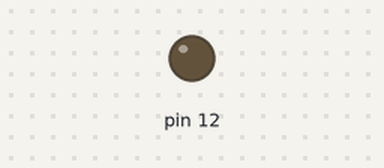
Bench run of a sketch on a simulated Arduino Uno, built with avr-gcc and run on an emulated ATmega328P. Shown: output pins drawn as LEDs (lit = HIGH).

Above: at 0.1 s.
At 0.6 s:
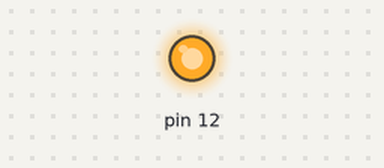
Timing chart, 0 to 2.1 s (numbered marks = the images above):
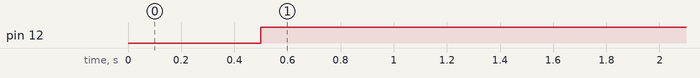

Measured:
- by itself, pin 12: LOW → HIGH at 0.50 s

The sketch:

BlinkMaarDanAnders.ino
```cpp
void setup() {
}

void loop() {
  pinMode(12, INPUT_PULLUP);
  delay(500);
  pinMode(12, OUTPUT);
  delay(500);
}
```
